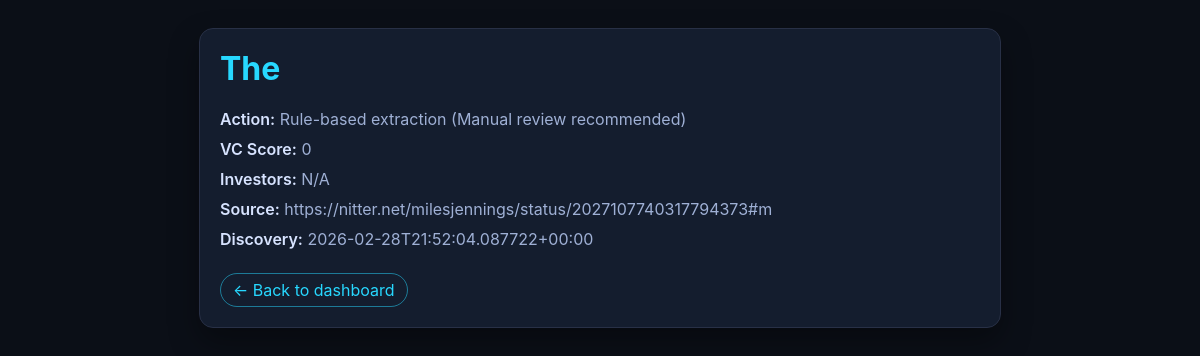
Page /project/the on the committed database.
### tables this page shows
CREATE TABLE seen_projects (
                project_name TEXT PRIMARY KEY,
                last_score INT,
                timestamp DATETIME
            , action TEXT, investors TEXT, source TEXT, frequency TEXT);

### web_dashboard.py (the view)
@app.get("/project/{project_slug}", response_class=HTMLResponse)
async def project_preview(request: Request, project_slug: str):
    projects = get_all_projects()
    project = next((p for p in projects if p["project_slug"] == project_slug), None)
    return templates.TemplateResponse(
        "project_preview.html",
        {"request": request, "project": project, "project_slug": project_slug},
    )

### templates/project_preview.html (shortened to what this page needs)
<!DOCTYPE html>
<html lang="en">
<head>
</head>
<body>
  <div class="card">
    {% if project %}
      <h1>{{ project.project_name }}</h1>
      <div class="row"><span class="label">Action:</span> {{ project.action }}</div>
      <div class="row"><span class="label">VC Score:</span> {{ project.vc_score }}</div>
      <div class="row"><span class="label">Investors:</span> {{ project.investors }}</div>
      <div class="row"><span class="label">Source:</span> {{ project.source }}</div>
      <div class="row"><span class="label">Discovery:</span> {{ project.discovery_date }}</div>
    {% else %}
      <h1>Project not found</h1>
      <div class="row">No project matched slug: <code>{{ project_slug }}</code></div>
    {% endif %}
    <a class="back" href="/">← Back to dashboard</a>
  </div>
</body>
</html>

### templates/project_preview.html (style rules this page uses)
body { margin: 0; font-family: Inter, Segoe UI, Arial, sans-serif; background: #0b0f17; color: #d7e3ff; padding: 28px; }
.card { max-width: 760px; margin: 0 auto; background: #141d2e; border: 1px solid #283046; border-radius: 14px; padding: 20px; box-shadow: 0 14px 30px rgba(0,0,0,0.35); }
h1 { margin-top: 0; color: #27d8ff; }
.row { margin: 10px 0; color: #9fb0d5; }
.label { color: #d7e3ff; font-weight: 600; }
.back { display: inline-block; margin-top: 14px; color: #27d8ff; text-decoration: none; border: 1px solid rgba(39,216,255,0.5); border-radius: 999px; padding: 6px 12px; }

### rows in the picture
seen_projects: project_name "The", action "Rule-based extraction (Manual review recommended)", source "https://nitter.net/milesjennings/status/2027107740317794373#m", discovery_date "2026-02-28T21:52:04.087722+00:00"

### other values in the picture
{{ project.vc_score }} "0"
{{ project.investors }} "N/A"
